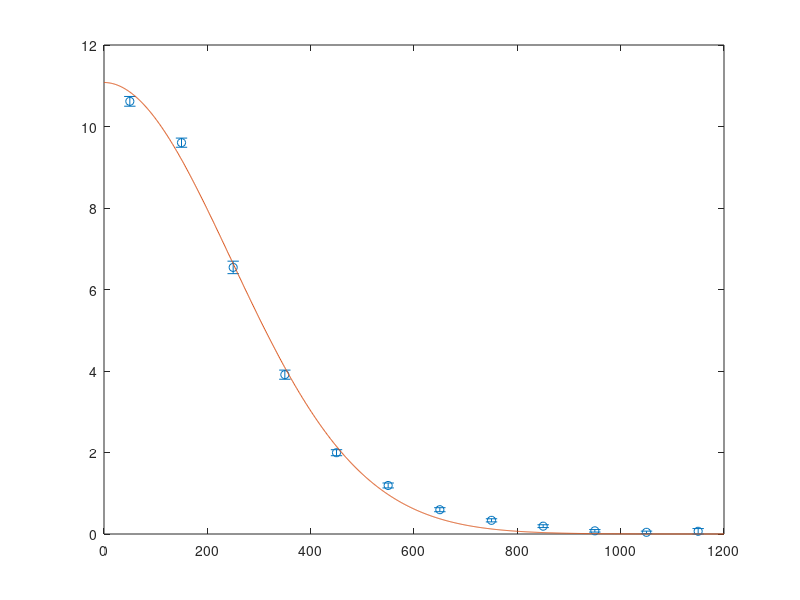

Source code (MATLAB):
% Plot the strength of lateral inhibition as a function of distance and fit

load('differences')
load('distanceVector')

edges = 0:100:1200;

x = distVec;
y = diff;

meanz = zeros(1,length(edges)-1);
errz = zeros(1, length(edges)-1);

for i = 1:length(edges)-1
    Z = find(x >= edges(i) & x < edges(i+1));
    meanz(i) = mean(y(Z));
    errz(i) = std(y(Z))/sqrt(length(Z));
end

xmid = 0.5*(edges(1:end-1)+edges(2:end));

figure
x = 0:1:1200;
a1 = 11.08;
b = -9.375e-06;
n= 1.976; %0.9972
fit = a1*exp(b*x.^n);

errorbar(xmid, meanz, errz,'o')
hold on
plot(x,fit);



